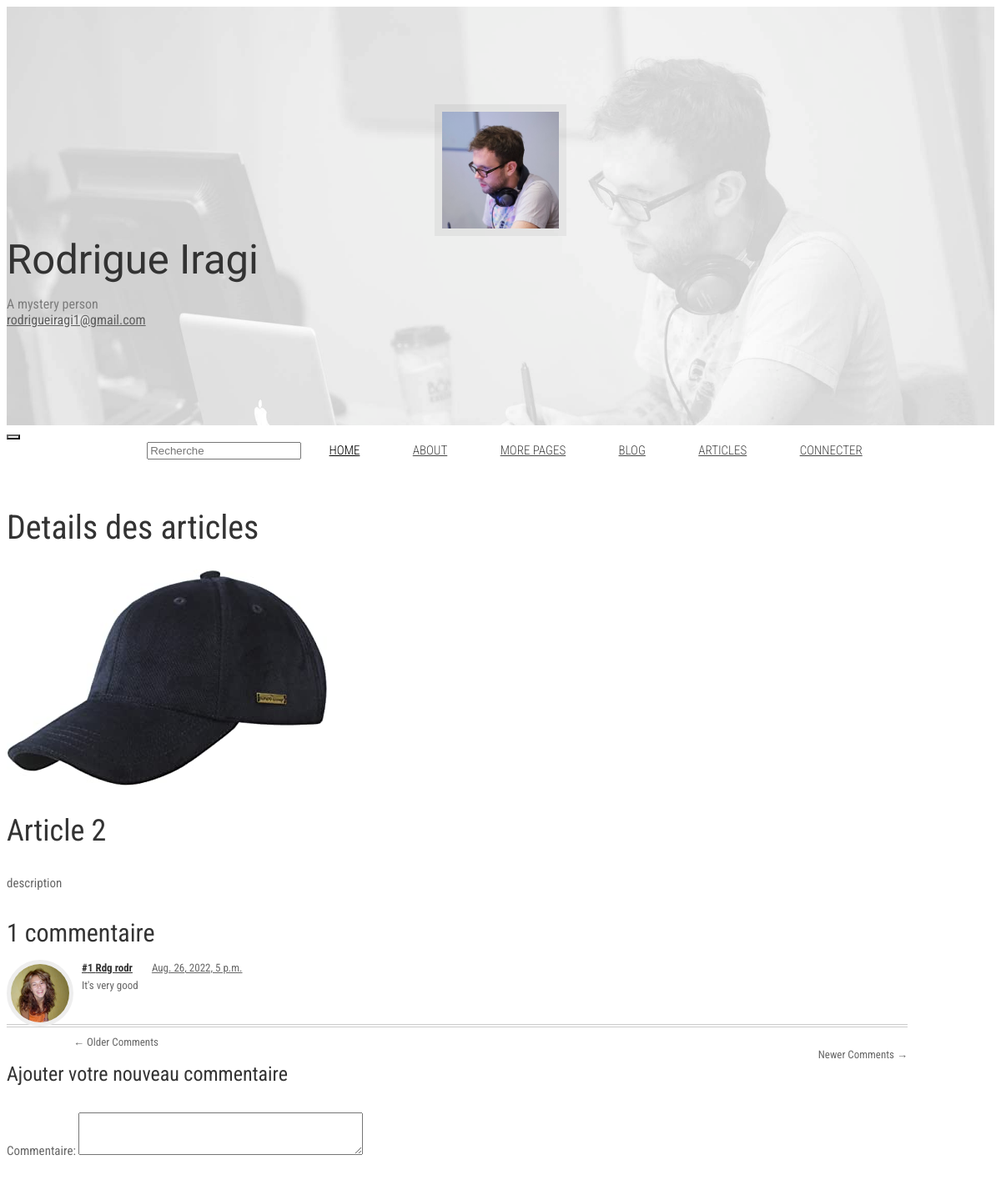
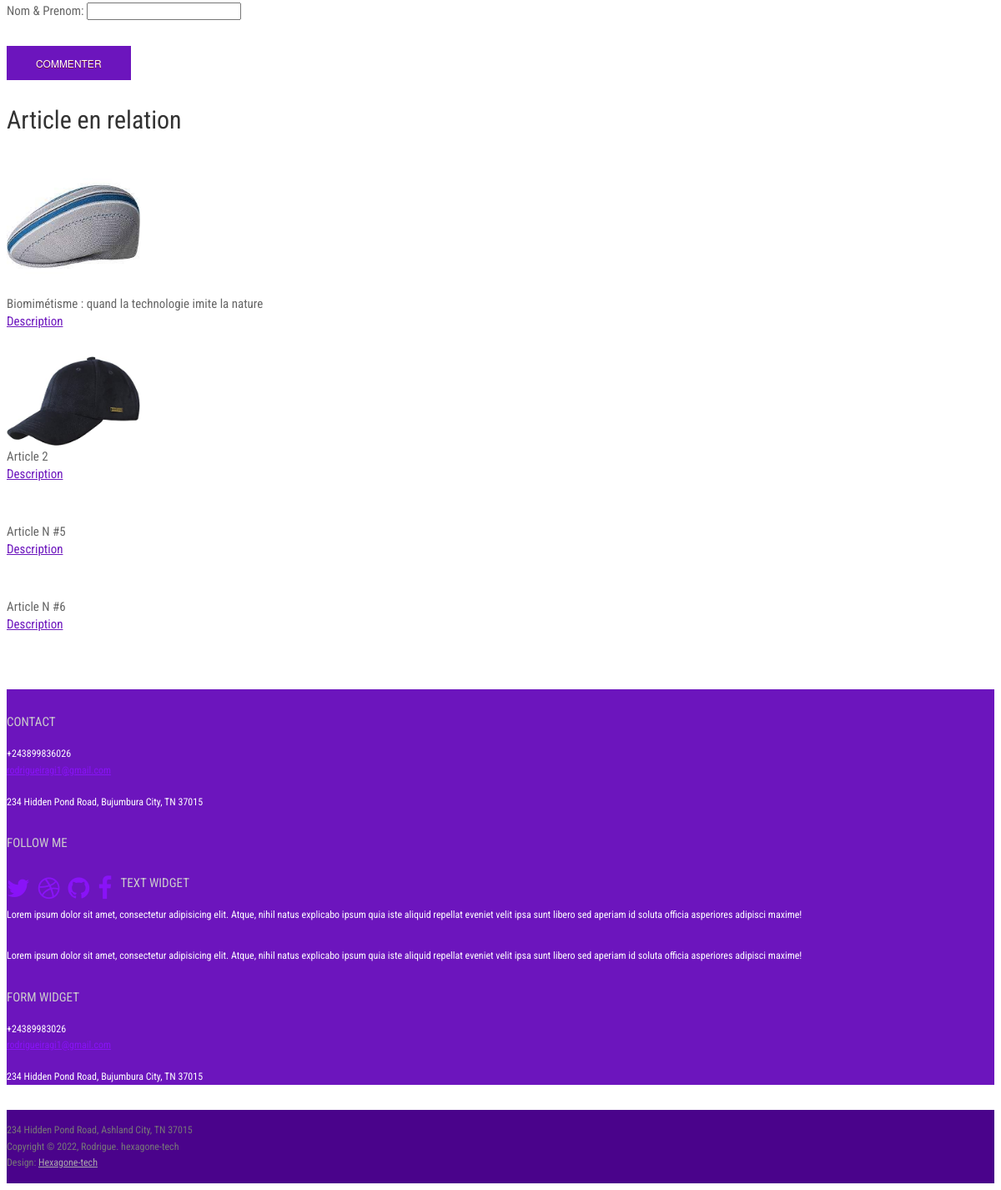
Page /article/3 on the committed database (2 pictures, top to bottom).
### inito/models.py (models this page shows, shortened)
class Article(models.Model):
    user = models.ForeignKey(User, on_delete=models.CASCADE, null=True)
    category = models.ForeignKey(Category, on_delete=models.CASCADE)
    title = models.CharField(max_length=150)
    desc = RichTextField(blank=True, null=True)
    image = models.FileField(upload_to='article', blank=True, null=True)
    created_at = models.DateTimeField(auto_now_add=True)
    updated_at = models.DateTimeField(auto_now=True)
    content_updaload = RichTextUploadingField(blank=True, null=True)
    regions = [
        Region(key='main', title='main region'),
        Region(key='sidebar', title='sidebar region')
    ]

### app_admin/models.py (models this page shows, shortened)
class Comment(models.Model):
    name_post = models.CharField(max_length=200, blank=True)
    article = models.ForeignKey(Article, on_delete=models.CASCADE, null=True)
    content = models.TextField(blank=True)
    created_at = models.DateTimeField(auto_now_add=True)
    update_at = models.DateTimeField(auto_now=True)

### inito/views.py (the view)
# urls.py: path('article/<int:id_article>', views.detail, name='detail'),
def detail(request, id_article):
    article = Article.objects.get(id=id_article)
    user = User.objects.all()
    category = article.category
    articles_relation = Article.objects.filter(category=category)[:5]
    comments = Comment.objects.filter(article=article.id)
    new_comment = None
    if request.method == 'POST':
        comment_form = CommentForm(data=request.POST)
        if comment_form.is_valid:
            new_comment = comment_form.save(commit=False)
            new_comment.article = article
            new_comment.save()
    else:
        comment_form = CommentForm()
    return render(request, 'apps/detail.html', {"article": article,
                                                'aer':articles_relation,
                                                'comments':comments,
                                                'new_comment':new_comment,
                                                'comment_form':comment_form})

### app_admin/forms.py
class CommentForm(forms.ModelForm):
    class Meta:
        model =Comment
        fields = ['content', 'name_post']
        labels = {'content':'Commentaire', 'name_post':'Nom & Prenom'}
        widgets = {
            'name_post':forms.TextInput(attrs={'class':'form-control'}),
            'content':forms.Textarea(attrs={'class':'form-control', 'rows':3})
        }

### templates/apps/detail.html (shortened to what this page needs)
{% extends 'base.html' %}
{% load static %}
{% block content %}
<div class="container">
    <div class="row">
        <div class="col-md-8">
            <div>
                <h1 class="text-center mt-3">Details des articles</h1>
                <img src="{{ article.image.url }}" style="max-width: 600px;" alt="">
                <h2>{{ article.title }}</h2>
                <p>{{ article.desc|safe }}</p>
            </div>
			<div class="">
				<div id="comments">
					<h3 class="comments-title">
                        {% with comments.count as total_comments %}
                        {{ total_comments }} commentaire{{total_comments|pluralize}}
                        {% endwith %}
                    </h3>
					<br>
					<ol class="comments-list">
                        {% for comment in comments %}
						<li class="comment">
							<div>
								<img src="{% static 'assets/images/avatar_woman.png' %}" alt="Avatar" class="avatar">
								<div class="comment-meta">
									<span class="author"><a href="#">#{{ forloop.counter}} {{comment.name_post}}</a></span>
									<span class="date"><a href="#">{{ comment.created_at }}</a></span>
								</div>
								<div class="comment-body">
									{{ comment.content }}
                                </div>
							</div>
						</li>
                        {% endfor %}
					</ol>
					<nav id="comment-nav-below" class="comment-navigation clearfix" role="navigation"><div class="nav-content">
							<div class="nav-previous">&larr; Older Comments</div>
							<div class="nav-next">Newer Comments &rarr;</div>
					</div></nav>
				</div>
			</div>
            <div>
                {% if new_comment %}
                <div class="alert alert-success" role="alert">
                    Votre commentaire est ajouté !
                </div>
                {% else %}
                <h4>Ajouter votre nouveau commentaire</h4>
                <form action="" method="POST">
                    {{comment_form.as_p}}
                    <button class="btn btn-primary">Commenter</button>
                </form>
                {% endif %}
            </div>
        </div>
        <div class="col-md-4">
            <h3 class="text-center mt-3">Article en relation</h3>
            <div class="row">
                {% for item in aer %}
                {% if item.id != article.id %}
                <div class="col-md-7 mb-2">
                    {% if item.image != "http://default" %}
                    <a href="{% url 'detail' article.id %}">
                        <img src="{{item.image.url}}" alt="card-img-top" style="max-width: 160px;">
                    </a>
                    {% else %}
                    <a href="{% url 'detail' article.id %}">
                        <img src="https://th.bing.com/th/id/OIP.xosjExMD08GLQjE6hqJvggHaEo?w=249&h=180&c=7&r=0&o=5&pid=1.7" class="card-img-top" alt="" style="max-width: 160px;">
                    </a>
                    {% endif %}
                </div>
                <div class="col-md-5 mb-2">
                    {{ item.title }}
                    <p><a href="{% url 'detail' article.id %}">Description</a></p>
                </div>
                {% endif %}
                {% endfor %}
            </div>
        </div>
    </div>
    <br><br>
</div>
{% endblock %}

### static/assets/css/css.css (style rules this page uses)
html { font-size: 100%; }
body { font-size: 15px; font-size: 0.9375rem; font-family: 'Roboto Condensed', sans-serif; color: #666666; padding: 0; }
p { line-height: 1.6em; margin: 0 0 30px 0; }
ul, ol { line-height: 1.6em; margin: 0 0 30px 0; }
h1, h2, h3, h4, h5, h6, .h1, .h2, .h3, .h4, .h5, .h6 { font-family: 'Roboto Condensed', sans-serif; font-weight: 400; color: #333333; }
h1 { font-size: 40px; font-size: 2.5rem; }
h2 { font-size: 36px; font-size: 2.25rem; }
h3 { font-size: 30px; font-size: 1.875rem; }
h4 { font-size: 24px; font-size: 1.5rem; }
a { color: #6c15bd; }
img { max-width: 100%; }
.btn { font-size: 12px; font-size: 0.75rem; text-decoration: none; text-transform: uppercase; font-family: "Helvetica Neue", Helvetica, Arial, sans-serif; color: #333; -webkit-border-radius: 0px; -webkit-background-clip: padding-box; -moz-border-radius: 0px; -moz-background-clip: padding; border-radius: 0px; background-clip: padding-box; -webkit-transition-property: all; -moz-transition-property: all; -o-transition-property: all; -ms-transition-property: all; transition-property: all; -webkit-transition-duration: 0.2s; -moz-transition-duration: 0.2s; -o-transition-duration: 0.2s; transition-duration: 0.2s; border: 0 none; padding: 12px 35px; text-shadow: 0 1px 0px #780d33; }
.btn-primary { color: #fff; background-color: #6c15bd; }
#comments { font-size: 13px; font-size: 0.8125rem; }
#comments .comments-title { margin: 0 0 5px 0; }
#comments ul, #comments ol { margin: 0; padding: 0; }
#comments .comment { margin: 0; padding: 0; list-style: none; clear: both; }
#comments .comments-title { text-shadow: none; margin-bottom: 0; }
#comments .avatar { float: left; width: 70px; height: 70px; margin-bottom: 30px; border: 5px solid #eeeeee; -webkit-border-radius: 50%; -webkit-background-clip: padding-box; -moz-border-radius: 50%; -moz-background-clip: padding; border-radius: 50%; background-clip: padding-box; }
#comments .comment-meta { margin: 0 0 0 90px; }
#comments .comment-meta a { color: #333333; }
#comments .comment-meta .author { margin: 0 20px 0 0; font-weight: bold; }
#comments .comment-meta .date { margin: 0 20px 0 0; }
#comments .comment-meta .date a { color: #666666; }
#comments .comment-body { margin: 0 0 35px 90px; }
.comment-navigation { width: 100%; border-top: 1px solid #ccc; padding: 2px 0 0 0; }
.comment-navigation .nav-content { border-top: 1px solid #ccc; width: 100%; padding: 10px 0 0 0; }
.comment-navigation .nav-previous { float: left; width: 50%; }
.comment-navigation .nav-next { float: right; width: 50%; text-align: right; }
@media (min-width: 1200px) { .container { max-width: 1080px; } }

### rows in the picture
Article: image (picture), title "Article 2", desc "description"
Comment: name_post "Rdg rodr", created_at "Aug. 26, 2022, 5 p.m.", content "It's very good"
Article: image (picture), title "Biomimétisme : quand la technologie imite la nature"
Article: image (picture), title "Article 2"
Article: title "Article N #5"
Article: title "Article N #6"

### other values in the picture
{{ total_comments }} "1"
